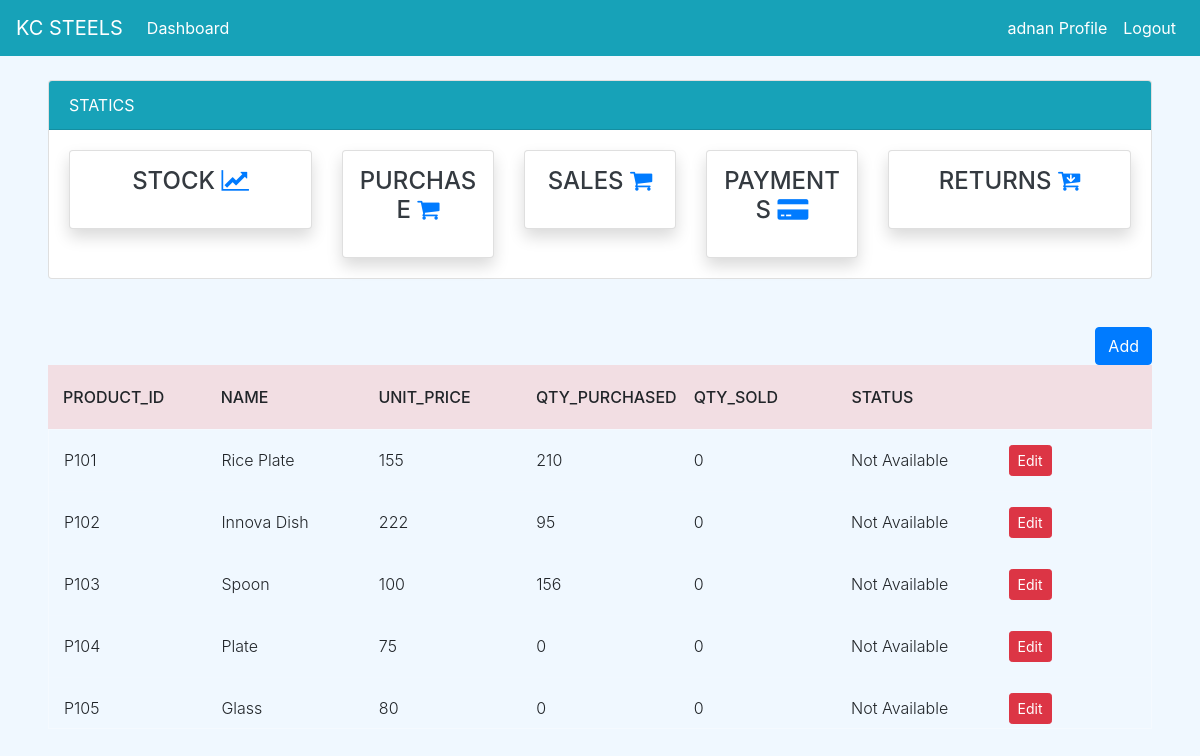
The app's page /stock/ (signed in) with its own data.
### dashboard/models.py (models this page shows, shortened)
class Item(models.Model):
        item_no = models.IntegerField(null=True)
        item_id = models.CharField(max_length=10,null=True)
        name = models.CharField(max_length=100, null=True, blank=False,unique=True)
        unit_price = models.PositiveBigIntegerField(null=True,blank=True)
        qty_available = models.PositiveIntegerField(null=True, default=0)
        qty_sold = models.PositiveIntegerField(null=True, default=0)
        qty_purchased = models.PositiveIntegerField(null=True, default=0)
        status = models.BooleanField(default=False)

### dashboard/views.py (the view)
# urls.py: path('stock/',views.stock,name='stock'),
@login_required
def stock(request):
    items = Item.objects.all()
    p_id = 101 if Item.objects.count() == 0 else Item.objects.aggregate(max=Max('item_no'))["max"] + 1
    if request.method == 'POST':
        price = request.POST.get('unit_price')
        name = request.POST.get('name')
        form = ItemForm(request.POST)
        if form.is_valid():
            Item(item_no=p_id,item_id=(f'{"P"}{p_id}'),name=name,unit_price=price).save()
    else:
        form = ItemForm
    context = {
        'items': items,
        'form' : form,
    }
    return render(request, 'dashboard/stock.html',context)

### templates/dashboard/stock.html (shortened to what this page needs)
{% extends 'partial/base.html' %}
{% load crispy_forms_tags %}
{% block content %}
{% if user.is_authenticated and user.is_superuser %}
{% else %}
{% include 'partial/topnav_staff.html'%}
<div class="mx-5">
    <div class="row my-4">
          <div class="col mt-4 text-right">
            <button type="button" class="btn btn-primary" data-toggle="modal" data-target="#P_Add">
              Add
            </button>
        </div>
          <div class="col-md-12">
                <div class="tbl-header">
                  <table cellpadding="0" cellspacing="0" border="0">
                    <thead>
                      <tr>
                        <th scope="col">Product_id</th>
                        <th scope="col">Name</th>
                        <th scope="col">Unit_Price</th>
                        <th scope="col">qty_purchased</th>
                        <th scope="col">QTY_Sold</th>
                        <th scope="col">Status</th>
						<th scope="col"></th>
                      </tr>
                    </thead>
                  </table>
                </div>
                <div class="tbl-content">
                  <table cellpadding="0" cellspacing="0" border="0">
                    <tbody>
                      {% for item in items %}
                        <tr>
                          <td>{{ item.item_id }}</td>
                          <td>{{ item.name }}</td>
                          <td>{{ item.unit_price }}</td>
                          <td>{{ item.qty_purchased }}</td>
                          <td>{{ item.qty_sold }}</td>
                          {% if item.status == True %}
                          <td>Available</td>
                          {% else %}
                          <td>Not Available</td>
                          {% endif %}
						  <td scope="row"><a class="btn btn-danger btn-sm" href="{% url 'stock_update' item.id %}">Edit</a></td>
                        </tr>
                      {% endfor %}
                    </tbody>
                  </table>
          </div>
      </div>
</div>
{% endif %}
{% endblock %}

### templates/partial/nav.html (shortened to what this page needs)
<div class="mx-6">
	<nav class="navbar navbar-expand-lg navbar-info bg-info">
        {% if user.is_authenticated %}
            <a class="navbar-brand text-white"  href="#">KC STEELS</a>
            <div class="collapse navbar-collapse" id="navbarSupportedContent">
            <ul class="navbar-nav mr-auto">
                <li class="nav-item active">
                <a class="nav-link text-white" href="{% url 'dashboard-index' %}">Dashboard <span class="sr-only">(current)</span></a>
				</li>
            </ul>
			<ul class="navbar-nav ml-auto">
                <li class="nav-item active">
                <a class="nav-link text-white" data-toggle="modal" data-target="#viewP-{{ user.id}}"> {{ user.username }} Profile <span class="sr-only">(current)</span></a>
                </li>
                <li class="nav-item">
                <a class="nav-link text-white" href="{% url 'user-logout' %}">Logout</a>
                </li>
            </ul>
        {% endif %}
      </nav>
</div>

### static/style.css (style rules this page uses)
body { background-color: aliceblue; }

### static/tblstyle.css (style rules this page uses)
table { width:100%; table-layout: fixed; }
.tbl-header { background-color: rgba(243, 162, 162, 0.3); }
.tbl-content { height:300px; overflow-x:auto; margin-top: 0px; border: 1px solid rgba(255,255,255,0.3); }
th { padding: 20px 15px; text-align: left; font-weight: 500; text-transform: uppercase; }
td { padding: 15px; text-align: left; vertical-align:middle; font-weight: 300; border-bottom: solid 1px rgba(255,255,255,0.1); }

### records on screen
Item: item_id "P101", name "Rice Plate", unit_price "155", qty_purchased "210", qty_sold "0", status "Not Available"
Item: item_id "P102", name "Innova Dish", unit_price "222", qty_purchased "95", qty_sold "0", status "Not Available"
Item: item_id "P103", name "Spoon", unit_price "100", qty_purchased "156", qty_sold "0", status "Not Available"
Item: item_id "P104", name "Plate", unit_price "75", qty_purchased "0", qty_sold "0", status "Not Available"
Item: item_id "P105", name "Glass", unit_price "80", qty_purchased "0", qty_sold "0", status "Not Available"

### other values on screen
{{ user.username }} "adnan"
